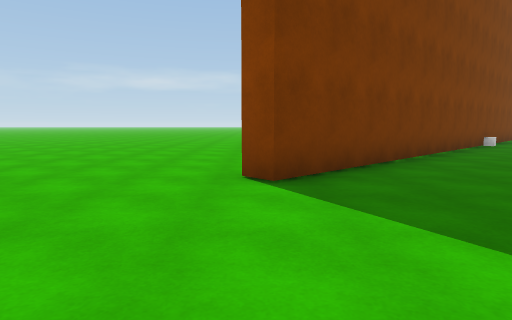
[1] (above)

18 first-person views from a walk through a 3-D level made in the Unity game engine. The camera is 1.2 m above the floor, tilts 6° down and sees 75° across. The floor is counted in squares, 2 m on a side. Each view is taken from the middle of a square. On the plan, view 1 faces up. The plan holds only what a view shows up to about 10 squares ahead; the rest is blank. The place goes on beyond the plan. The player is left out. Surface patterns are stand-ins for the level's own textures.

[2]
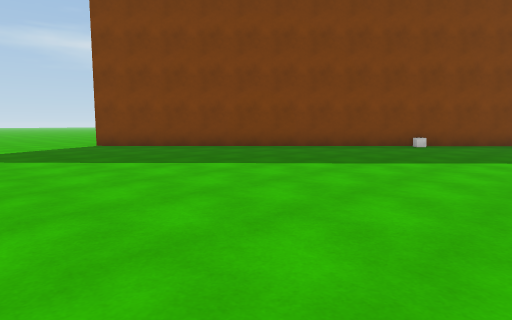

[3]
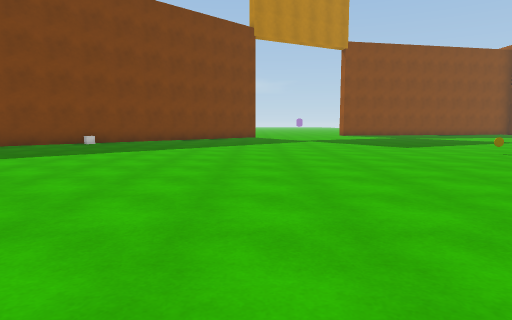

[4]
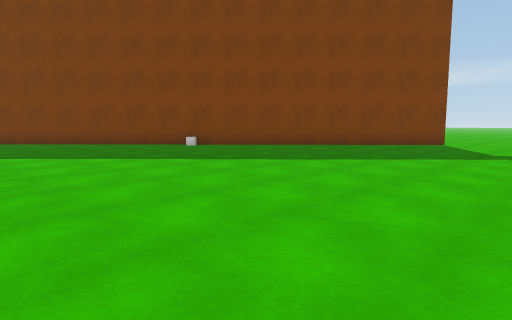

[5]
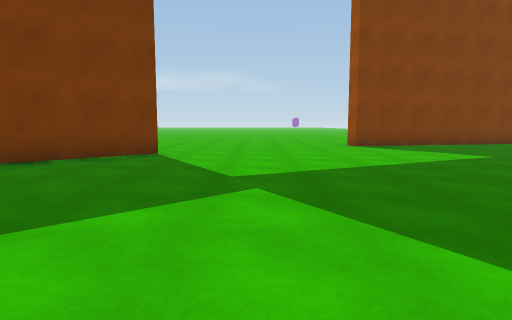

[6]
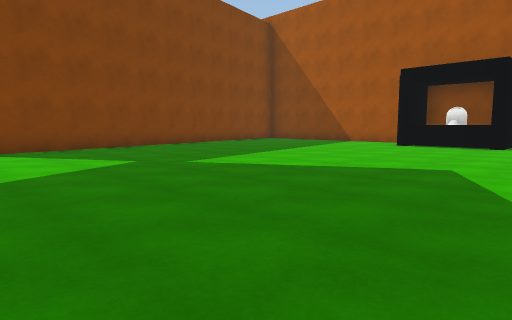

[7]
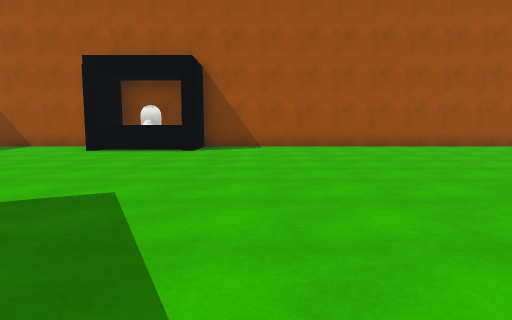

[8]
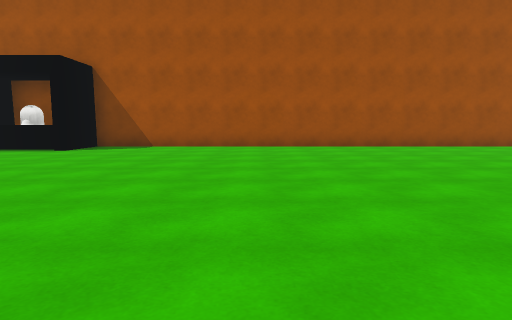

[9]
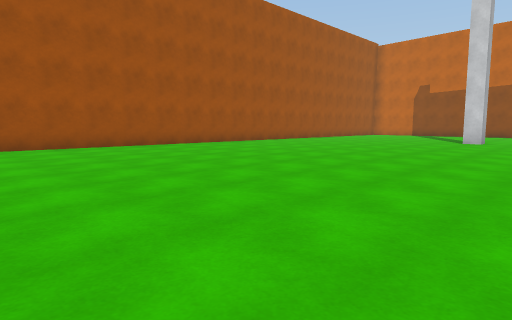

[10]
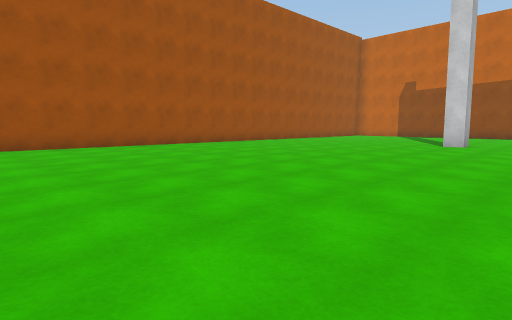

[11]
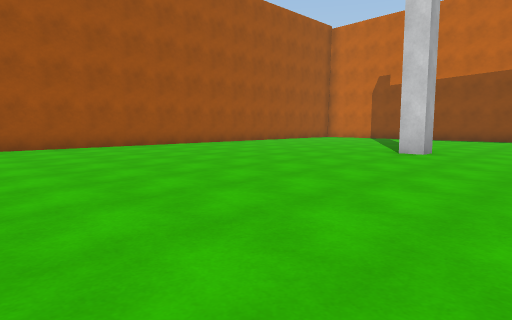

[12]
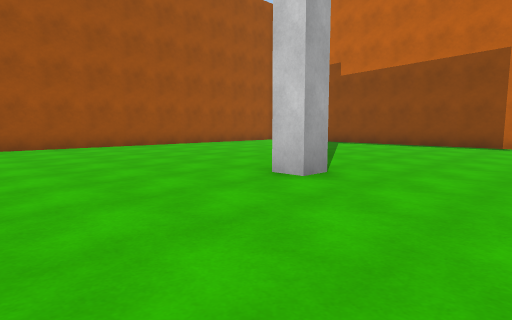

[13]
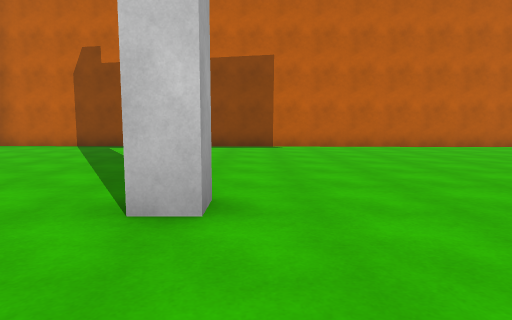

[14]
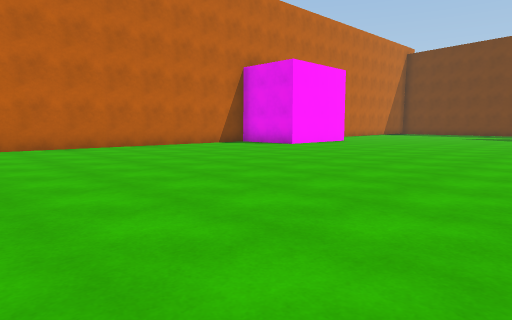

[15]
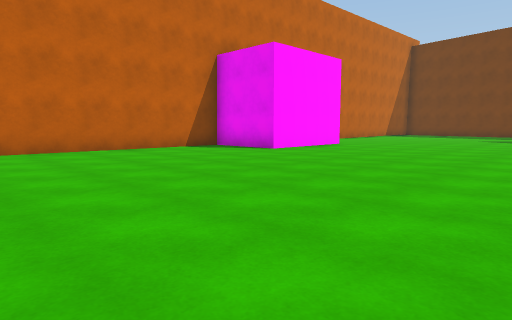

[16]
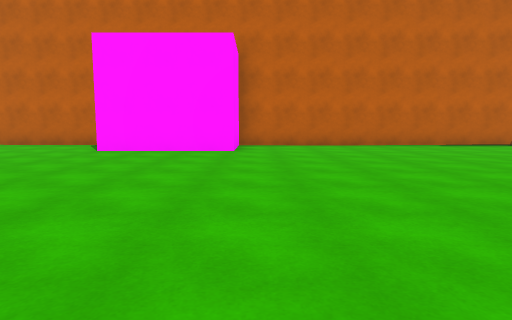

[17]
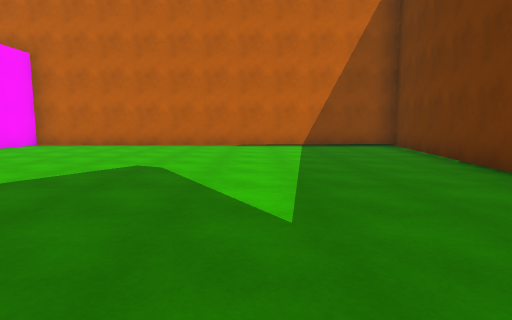

[18]
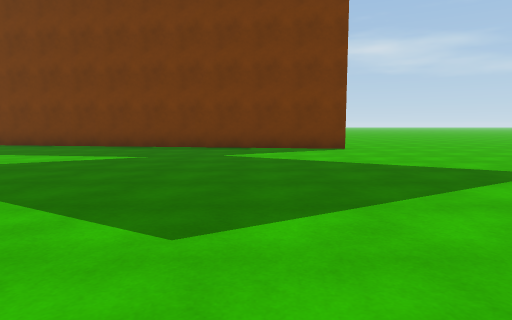

### Floor plan
Points are (right, up) in squares from view 1. A wall is a line through its corners. A room is listed if a view was taken in it or the views show most of it. See-through windows are left out.
Room 1 (views 1, 2, 3, 4, 5, 6, 7, 8, 9, 10, 11, 12, 13, 14, 15, 16, 17, 18)
walls: (20.4, -6.8) (20.4, -6.1) (20.9, -6.1); (12.1, 14.9) (0.2, 3.5) (-0.2, 3.8); (27.3, -8) (27.3, 10.4) (25.8, 10.4) (25.8, 11.5); (-2.2, -0.7) (-4, -12.6) (6.5, -12.9) (6.5, -10.7) (9.7, -10.7) (9.7, -13) (21.9, -13.3); (25.8, 12.4) (25.8, 13); (27.3, 10.9) (27.3, 12.7) (25.8, 12.7); (23.7, -13.4) (27.4, -13.5); (27.3, 13.8) (27.3, 16.2); (21.1, 18.1) (16.8, 17.3) (16.7, 17.8)
ways out: opening at (-1, 2); opening at (14.5, 16.5)
objects: other object (17, 6); capsule (26, 12)

Positions as (right, up) in squares from view 1, and headings:
1: (0, 0), facing up
2: (10, 0), facing up-left
3: (12, -1), facing up
4: (15, 4), facing up-left
5: (14, 8), facing up
6: (16, 9), facing up-right
7: (18, 9), facing right
8: (18, 6), facing right
9: (18, 6), facing down-right
10: (18, 4), facing down-right
11: (18, 1), facing down-right
12: (18, -3), facing down-right
13: (20, -4), facing down
14: (18, -4), facing down-left
15: (16, -5), facing down-left
16: (6, -3), facing down
17: (0, -3), facing down
18: (6, -3), facing left
